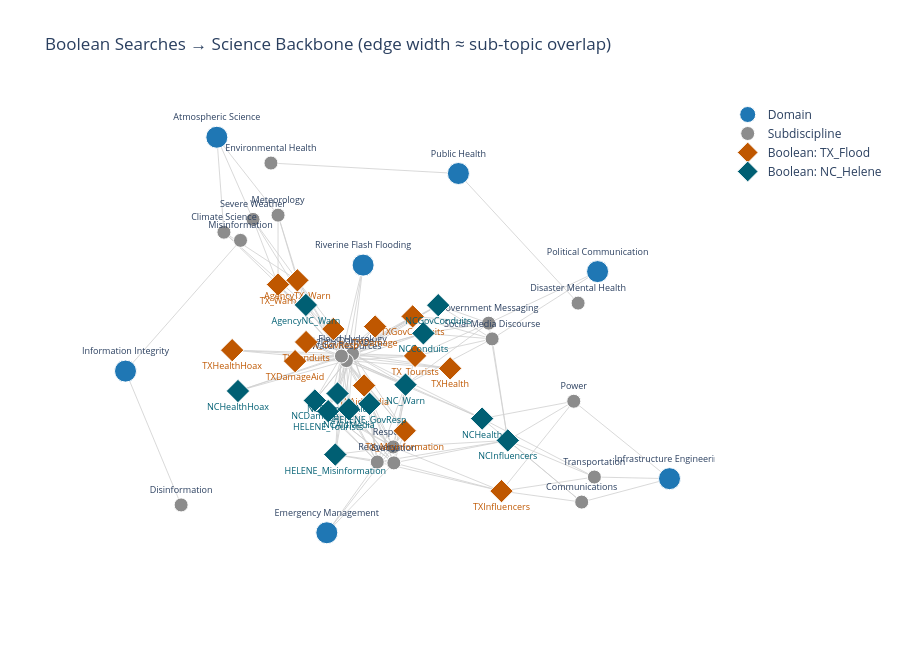

Notebook source saved alongside this figure:
### Markdown cell above
### 5.2 Network visualization — domains, subdisciplines, and boolean searches

Nodes: science domains (blue), subdisciplines (gray), and boolean searches (colored by event). Edges connect each boolean search to the science backbone nodes its sub-topics map to, with edge width proportional to how many sub-topics land on that node. Hover to see details; the figure renders inline and is also saved to `OUTPUT_DIR` as an HTML file.

### Code cell
def _node_subs(node):
    """Extract subdisciplines list from a backbone node, handling either shape."""
    if not isinstance(node, dict):
        return ["General"]
    return node.get("subdisciplines") or node.get("subs") or ["General"]

def build_network(subtopics_df, backbone):
    G = nx.Graph()
    # Add backbone nodes
    for domain, node in backbone.items():
        G.add_node(domain, kind="domain")
        for sub in _node_subs(node):
            G.add_node(sub, kind="subdiscipline")
            G.add_edge(domain, sub, weight=1)
    # Add boolean-search nodes and connect to subdisciplines via sub-topic mappings
    for bs_name, grp in subtopics_df.groupby("boolean_search"):
        event = grp["event"].iloc[0]
        G.add_node(bs_name, kind="boolean", event=event)
        for _, row in grp.iterrows():
            for domain, sub, score in row["backbone_mapping"]:
                if sub in G:
                    w = G[bs_name].get(sub, {}).get("weight", 0) + score
                    G.add_edge(bs_name, sub, weight=w)
    return G

G = build_network(subtopics_df, SCIENCE_BACKBONE)
pos = nx.spring_layout(G, seed=42, k=0.8, iterations=100)

EVENT_COLORS = {"TX_Flood": "#BF5700", "NC_Helene": "#005f73", "LA_Fires": "#c1121f", "Multi": "#6a4c93"}
KIND_COLORS  = {"domain": "#1f77b4", "subdiscipline": "#8c8c8c"}

edge_x, edge_y = [], []
for u, v in G.edges():
    edge_x += [pos[u][0], pos[v][0], None]
    edge_y += [pos[u][1], pos[v][1], None]

traces = [go.Scatter(x=edge_x, y=edge_y, mode="lines",
                     line=dict(color="#d0d0d0", width=0.8), hoverinfo="none", showlegend=False)]

for kind in ["domain", "subdiscipline"]:
    nodes = [n for n, d in G.nodes(data=True) if d.get("kind") == kind]
    traces.append(go.Scatter(
        x=[pos[n][0] for n in nodes], y=[pos[n][1] for n in nodes], mode="markers+text",
        marker=dict(size=22 if kind=="domain" else 14, color=KIND_COLORS[kind], line=dict(color="white", width=1)),
        text=nodes, textposition="top center", textfont=dict(size=9),
        hoverinfo="text", name=kind.capitalize()))

for event, color in EVENT_COLORS.items():
    nodes = [n for n, d in G.nodes(data=True) if d.get("kind")=="boolean" and d.get("event")==event]
    if not nodes: continue
    traces.append(go.Scatter(
        x=[pos[n][0] for n in nodes], y=[pos[n][1] for n in nodes], mode="markers+text",
        marker=dict(size=18, color=color, symbol="diamond", line=dict(color="white", width=1)),
        text=nodes, textposition="bottom center", textfont=dict(size=9, color=color),
        hoverinfo="text", name=f"Boolean: {event}"))

fig_network = go.Figure(traces, layout=go.Layout(
    title="Boolean Searches → Science Backbone (edge width ≈ sub-topic overlap)",
    showlegend=True, hovermode="closest", height=650,
    xaxis=dict(showgrid=False, zeroline=False, showticklabels=False),
    yaxis=dict(showgrid=False, zeroline=False, showticklabels=False),
    plot_bgcolor="white"))
fig_network.write_html(str(OUTPUT_DIR / "network_boolean_backbone.html"), include_plotlyjs="cdn")
fig_network.show()
print(f"✓ Saved: {OUTPUT_DIR / 'network_boolean_backbone.html'}")

### Figure 1 — Plotly figure (JSON) as saved in the notebook; plotly's stock layout.template omitted (floating-point values rounded to 4 significant figures; data arrays with more than 128 entries replaced by an {"elided": "..."} marker saying what was removed)
{"data": [{"hoverinfo": "none", "line": {"color": "#d0d0d0", "width": 0.8}, "mode": "lines", "showlegend": false, "type": "scatter", "x": {"elided": "462 float values"}, "y": {"elided": "462 float values"}}, {"hoverinfo": "text", "marker": {"color": "#1f77b4", "line": {"color": "white", "width": 1}, "size": 22}, "mode": "markers+text", "name": "Domain", "text": ["Atmospheric Science", "Riverine Flash Flooding", "Emergency Management", "Public Health", "Infrastructure Engineering", "Political Communication", "Information Integrity"], "textfont": {"size": 9}, "textposition": "top center", "type": "scatter", "x": [-0.5468, -0.04699, -0.1709, 0.2787, 1, 0.7542, -0.8589], "y": [0.8896, 0.3747, -0.7031, 0.7436, -0.4853, 0.3486, -0.05214]}, {"hoverinfo": "text", "marker": {"color": "#8c8c8c", "line": {"color": "white", "width": 1}, "size": 14}, "mode": "markers+text", "name": "Subdiscipline", "text": ["Meteorology", "Climate Science", "Severe Weather", "Flood Hydrology", "Water Resources", "Debris Damage", "Response", "Evacuation", "Recovery", "Environmental Health", "Disaster Mental Health", "Power", "Transportation", "Communications", "Government Messaging", "Social Media Discourse", "Misinformation", "Disinformation"], "textfont": {"size": 9}, "textposition": "top center", "type": "scatter", "x": [-0.3376, -0.5225, -0.4232, -0.08311, -0.104, -0.121, 0.05587, 0.05808, 0.001436, -0.3619, 0.6877, 0.6729, 0.7433, 0.6999, 0.3822, 0.3939, -0.4659, -0.6688], "y": [0.5758, 0.5073, 0.5588, 0.01768, -0.009953, 0.008362, -0.3576, -0.4218, -0.4183, 0.7857, 0.2216, -0.1736, -0.4787, -0.5797, 0.141, 0.07756, 0.4743, -0.5911]}, {"hoverinfo": "text", "marker": {"color": "#BF5700", "line": {"color": "white", "width": 1}, "size": 18, "symbol": "diamond"}, "mode": "markers+text", "name": "Boolean: TX_Flood", "text": ["AgencyTX_Warn", "TXAidMedia", "TXConduits", "TXDamage", "TXDamageAid", "TXGovConduits", "TXHealth", "TXHealthHoax", "TXInfluencers", "TX_GovResp", "TX_Misinformation", "TX_Tourists", "TX_Warn"], "textfont": {"color": "#BF5700", "size": 9}, "textposition": "bottom center", "type": "scatter", "x": [-0.2715, -0.04352, -0.2418, -0.005892, -0.2794, 0.1223, 0.2503, -0.4944, 0.4259, -0.1487, 0.09537, 0.1306, -0.3376], "y": [0.3133, -0.1101, 0.0648, 0.1273, -0.012, 0.1682, -0.04122, 0.0323, -0.5354, 0.1172, -0.2925, 0.009049, 0.2964]}, {"hoverinfo": "text", "marker": {"color": "#005f73", "line": {"color": "white", "width": 1}, "size": 18, "symbol": "diamond"}, "mode": "markers+text", "name": "Boolean: NC_Helene", "text": ["AgencyNC_Warn", "HELENE_GovResp", "HELENE_Misinformation", "HELENE_Tourists", "NCAidMedia", "NCConduits", "NCDamage", "NCDamageAid", "NCGovConduits", "NCHealth", "NCHealthHoax", "NCInfluencers", "NC_Warn"], "textfont": {"color": "#005f73", "size": 9}, "textposition": "bottom center", "type": "scatter", "x": [-0.2425, -0.02482, -0.142, -0.1663, -0.09551, 0.1589, -0.2118, -0.1344, 0.2097, 0.3597, -0.4745, 0.4474, 0.0979], "y": [0.2143, -0.1839, -0.3882, -0.2134, -0.2059, 0.09981, -0.1704, -0.1423, 0.2133, -0.2433, -0.1324, -0.3313, -0.1068]}], "layout": {"height": 650, "hovermode": "closest", "plot_bgcolor": "white", "showlegend": true, "title": {"text": "Boolean Searches → Science Backbone (edge width ≈ sub-topic overlap)"}, "xaxis": {"showgrid": false, "showticklabels": false, "zeroline": false}, "yaxis": {"showgrid": false, "showticklabels": false, "zeroline": false}}}
